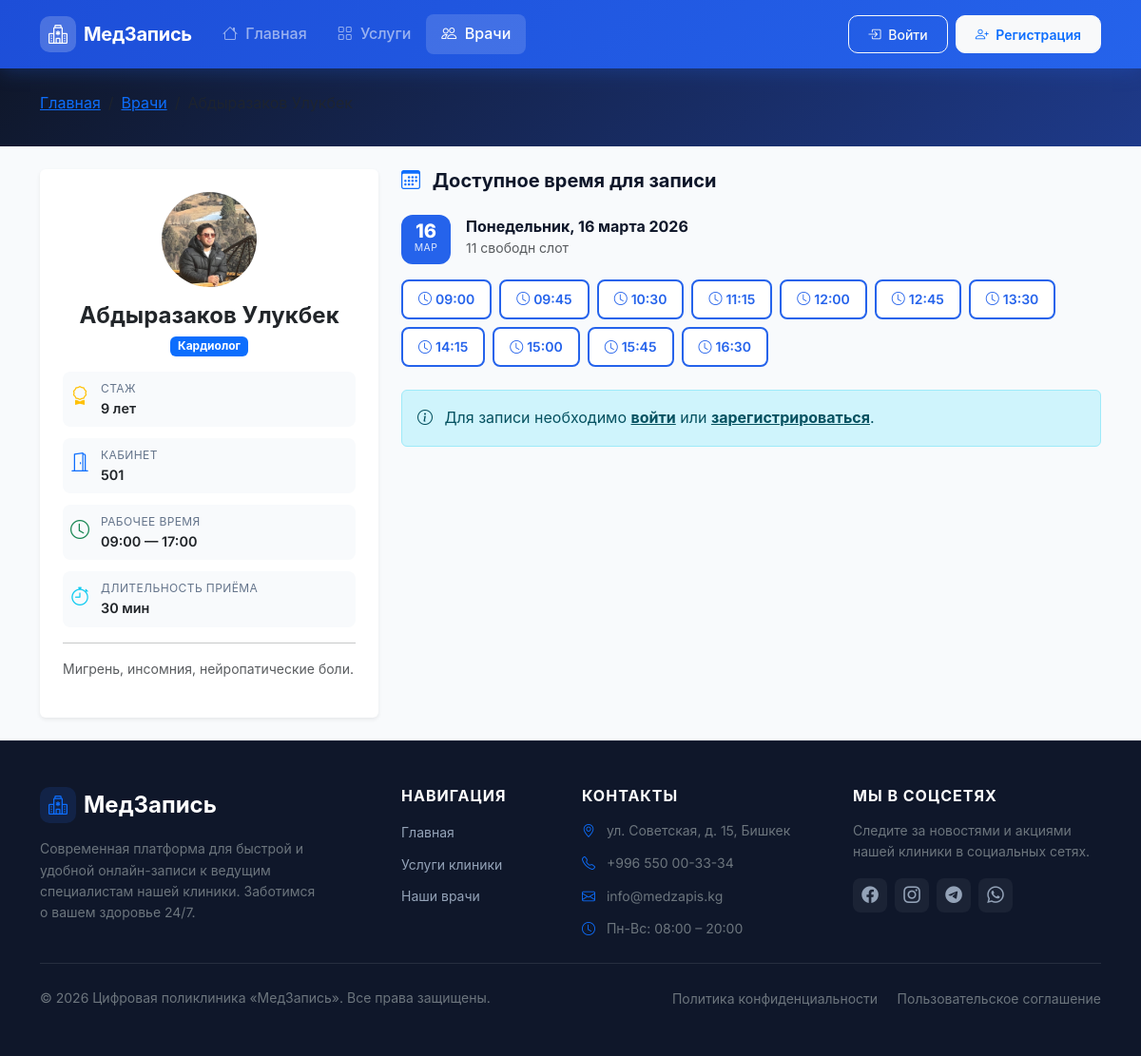
Page /specialists/8/ on the committed database.
### queue_app/models.py (models this page shows, shortened)
class Specialist(models.Model):
    first_name = models.CharField(max_length=50, verbose_name='Имя')
    last_name = models.CharField(max_length=50, verbose_name='Фамилия')
    middle_name = models.CharField(max_length=50, blank=True, verbose_name='Отчество')
    service = models.ForeignKey(
        Service,
        on_delete=models.CASCADE,
        related_name='specialists',
        verbose_name='Специализация'
    )
    bio = models.TextField(blank=True, verbose_name='Биография / О враче')
    experience_years = models.PositiveIntegerField(default=0, verbose_name='Стаж (лет)')
    photo = models.ImageField(
        upload_to='specialists/',
        blank=True,
        null=True,
        verbose_name='Фото'
    )
    cabinet = models.CharField(max_length=20, blank=True, verbose_name='Кабинет')
    work_start = models.TimeField(default='09:00', verbose_name='Начало рабочего дня')
    work_end = models.TimeField(default='18:00', verbose_name='Конец рабочего дня')
    is_active = models.BooleanField(default=True, verbose_name='Активен')
    created_at = models.DateTimeField(auto_now_add=True)
    class Meta:
        verbose_name = 'Специалист'
        verbose_name_plural = 'Специалисты'
        ordering = ['last_name', 'first_name']
    def get_full_name(self):
        parts = [self.last_name, self.first_name]
        if self.middle_name:
            parts.append(self.middle_name)
        return ' '.join(parts)

class Service(models.Model):
    name = models.CharField(max_length=100, verbose_name='Название услуги')
    description = models.TextField(blank=True, verbose_name='Описание')
    icon = models.CharField(
        max_length=50,
        default='bi-heart-pulse',
        verbose_name='Bootstrap иконка',
        help_text='Например: bi-heart-pulse, bi-bandaid, bi-clipboard2-pulse'
    )
    duration_minutes = models.PositiveIntegerField(
        default=30,
        verbose_name='Длительность приёма (мин)'
    )
    is_active = models.BooleanField(default=True, verbose_name='Активна')
    created_at = models.DateTimeField(auto_now_add=True)
    class Meta:
        verbose_name = 'Услуга'
        verbose_name_plural = 'Услуги'
        ordering = ['name']

class TimeSlot(models.Model):
    specialist = models.ForeignKey(
        Specialist,
        on_delete=models.CASCADE,
        related_name='time_slots',
        verbose_name='Специалист'
    )
    date = models.DateField(verbose_name='Дата')
    time = models.TimeField(verbose_name='Время')
    is_available = models.BooleanField(default=True, verbose_name='Доступен')
    class Meta:
        verbose_name = 'Временной слот'
        verbose_name_plural = 'Временные слоты'
        ordering = ['date', 'time']
        unique_together = ('specialist', 'date', 'time')

### queue_app/views.py (the view)
# urls.py: path('specialists/<int:specialist_id>/', views.specialist_detail_view, name='specialist_detail'),
def specialist_detail_view(request, specialist_id):
    specialist = get_object_or_404(Specialist, pk=specialist_id, is_active=True)
    today = timezone.now().date()
    available_slots = TimeSlot.objects.filter(
        specialist=specialist,
        is_available=True,
        date__gte=today
    ).order_by('date', 'time')
    slots_by_date = {}
    for slot in available_slots:
        date_key = slot.date
        if date_key not in slots_by_date:
            slots_by_date[date_key] = []
        slots_by_date[date_key].append(slot)
    return render(request, 'queue_app/specialist_detail.html', {
        'specialist': specialist,
        'slots_by_date': slots_by_date,
        'today': today,
    })

### templates/queue_app/specialist_detail.html (shortened to what this page needs)
{% extends 'base.html' %}
{% block content %}
<div class="page-header py-4">
    <div class="container">
        <nav aria-label="breadcrumb">
            <ol class="breadcrumb mb-2">
                <li class="breadcrumb-item"><a href="{% url 'home' %}">Главная</a></li>
                <li class="breadcrumb-item"><a href="{% url 'specialists' %}">Врачи</a></li>
                <li class="breadcrumb-item active">{{ specialist.get_full_name }}</li>
            </ol>
        </nav>
    </div>
</div>
<div class="container py-4">
    <div class="row g-4">
        <div class="col-lg-4 sticky-top align-self-start" style="top: 100px; z-index: 10;">
            <div class="specialist-profile card border-0 shadow-sm">
                <div class="card-body p-4 text-center">
                    <div class="specialist-avatar-lg mx-auto mb-3">
                        {% if specialist.photo %}
                        <img src="{{ specialist.photo.url }}" alt="{{ specialist.get_full_name }}">
                        {% else %}
                        <i class="bi bi-person-fill"></i>
                        {% endif %}
                    </div>
                    <h1 class="h4 fw-bold mb-1">{{ specialist.get_full_name }}</h1>
                    <span class="badge bg-primary mb-3">{{ specialist.service.name }}</span>
                    <div class="profile-details text-start">
                        {% if specialist.experience_years %}
                        <div class="profile-detail-item">
                            <i class="bi bi-award text-warning"></i>
                            <div>
                                <div class="label">Стаж</div>
                                <div class="value">{{ specialist.experience_years }} лет</div>
                            </div>
                        </div>
                        {% endif %}
                        {% if specialist.cabinet %}
                        <div class="profile-detail-item">
                            <i class="bi bi-door-open text-primary"></i>
                            <div>
                                <div class="label">Кабинет</div>
                                <div class="value">{{ specialist.cabinet }}</div>
                            </div>
                        </div>
                        {% endif %}
                        <div class="profile-detail-item">
                            <i class="bi bi-clock text-success"></i>
                            <div>
                                <div class="label">Рабочее время</div>
                                <div class="value">{{ specialist.work_start|time:"H:i" }} — {{ specialist.work_end|time:"H:i" }}</div>
                            </div>
                        </div>
                        <div class="profile-detail-item">
                            <i class="bi bi-stopwatch text-info"></i>
                            <div>
                                <div class="label">Длительность приёма</div>
                                <div class="value">{{ specialist.service.duration_minutes }} мин</div>
                            </div>
                        </div>
                    </div>
                    {% if specialist.bio %}
                    <hr>
                    <p class="text-muted small text-start">{{ specialist.bio }}</p>
                    {% endif %}
                </div>
            </div>
        </div>
        <div class="col-lg-8">
            <h2 class="h5 fw-bold mb-4">
                <i class="bi bi-calendar3 me-2 text-primary"></i>
                Доступное время для записи
            </h2>
            {% if slots_by_date %}
            {% for date, slots in slots_by_date.items %}
            <div class="date-group mb-4">
                <div class="date-header mb-3">
                    <div class="date-badge">
                        <span class="date-day">{{ date|date:"d" }}</span>
                        <span class="date-month">{{ date|date:"M" }}</span>
                    </div>
                    <div class="date-info">
                        <h3 class="h6 fw-bold mb-0">{{ date|date:"l, d E Y" }}</h3>
                        <small class="text-muted">{{ slots|length }} свободн{{ slots|length|pluralize:"ый,ых,ых" }}
                            слот{{ slots|length|pluralize:",,а,ов" }}</small>
                    </div>
                </div>
                <div class="time-slots-grid">
                    {% for slot in slots %}
                    <a href="{% if user.is_authenticated %}{% url 'booking' slot.id %}{% else %}{% url 'login' %}?next={% url 'booking' slot.id %}{% endif %}"
                        class="time-slot-btn">
                        <i class="bi bi-clock me-1"></i>
                        {{ slot.time|time:"H:i" }}
                    </a>
                    {% endfor %}
                </div>
            </div>
            {% endfor %}
            {% if not user.is_authenticated %}
            <div class="alert alert-info mt-3">
                <i class="bi bi-info-circle me-2"></i>
                Для записи необходимо <a href="{% url 'login' %}" class="alert-link">войти</a> или
                <a href="{% url 'register' %}" class="alert-link">зарегистрироваться</a>.
            </div>
            {% endif %}
            {% endif %}
        </div>
    </div>
</div>
{% endblock %}

### static/css/style.css (style rules this page uses)
:root { --primary: #2563EB; --primary-dark: #1D4ED8; --primary-light: #EFF6FF; --success: #10B981; --warning: #F59E0B; --danger: #EF4444; --dark: #0F172A; --body-bg: #F8FAFC; --card-bg: #FFFFFF; --text-muted: #64748B; --border: #E2E8F0; --radius: 12px; --radius-lg: 20px; --shadow: 0 4px 20px rgba(0,0,0,0.08); --shadow-md: 0 8px 32px rgba(37,99,235,0.12); --font: 'Inter', -apple-system, BlinkMacSystemFont, sans-serif; }
*, *::before, *::after { box-sizing: border-box; }
html { scroll-behavior: smooth; }
body { font-family: var(--font); background-color: var(--body-bg); color: var(--dark); line-height: 1.6; min-height: 100vh; display: flex; flex-direction: column; }
.specialist-avatar-lg { width: 100px; height: 100px; background: var(--primary-light); color: var(--primary); border-radius: 50%; display: flex; align-items: center; justify-content: center; font-size: 3.5rem; overflow: hidden; }
.specialist-avatar-lg img { width: 100%; height: 100%; object-fit: cover; }
.profile-details { display: flex; flex-direction: column; gap: 0.75rem; }
.profile-detail-item { display: flex; align-items: flex-start; gap: 0.75rem; padding: 0.5rem; border-radius: 8px; background: var(--body-bg); }
.profile-detail-item i { font-size: 1.25rem; margin-top: 2px; flex-shrink: 0; }
.profile-detail-item .label { font-size: 0.75rem; color: var(--text-muted); text-transform: uppercase; letter-spacing: 0.4px; }
.profile-detail-item .value { font-weight: 600; font-size: 0.9rem; }
.date-header { display: flex; align-items: center; gap: 1rem; }
.date-badge { width: 52px; height: 52px; background: var(--primary); color: white; border-radius: 12px; display: flex; flex-direction: column; align-items: center; justify-content: center; flex-shrink: 0; }
.date-day { font-size: 1.25rem; font-weight: 800; line-height: 1; }
.date-month { font-size: 0.65rem; text-transform: uppercase; letter-spacing: 0.5px; opacity: 0.85; }
.time-slots-grid { display: flex; flex-wrap: wrap; gap: 0.5rem; }
.time-slot-btn { display: inline-flex; align-items: center; padding: 0.5rem 1rem; background: white; border: 2px solid var(--primary); color: var(--primary); border-radius: 8px; font-weight: 600; font-size: 0.875rem; text-decoration: none; transition: all 0.2s; cursor: pointer; }
.page-header { background: linear-gradient(135deg, #0F172A 0%, #1E3A8A 100%); color: white; }

### rows in the picture
Specialist: photo (picture), get_full_name "Абдыразаков Улукбек", service.name "Кардиолог", experience_years "9", cabinet "501", work_start "09:00", work_end "17:00", service.duration_minutes "30", bio "Мигрень, инсомния, нейропатические боли."
TimeSlot: date "16", date "МАР", date "Понедельник, 16 марта 2026", slots "11", time "09:00"
TimeSlot: time "09:45"
TimeSlot: time "10:30"
TimeSlot: time "11:15"
TimeSlot: time "12:00"
TimeSlot: time "12:45"
TimeSlot: time "13:30"
TimeSlot: time "14:15"
TimeSlot: time "15:00"
TimeSlot: time "15:45"
TimeSlot: time "16:30"
